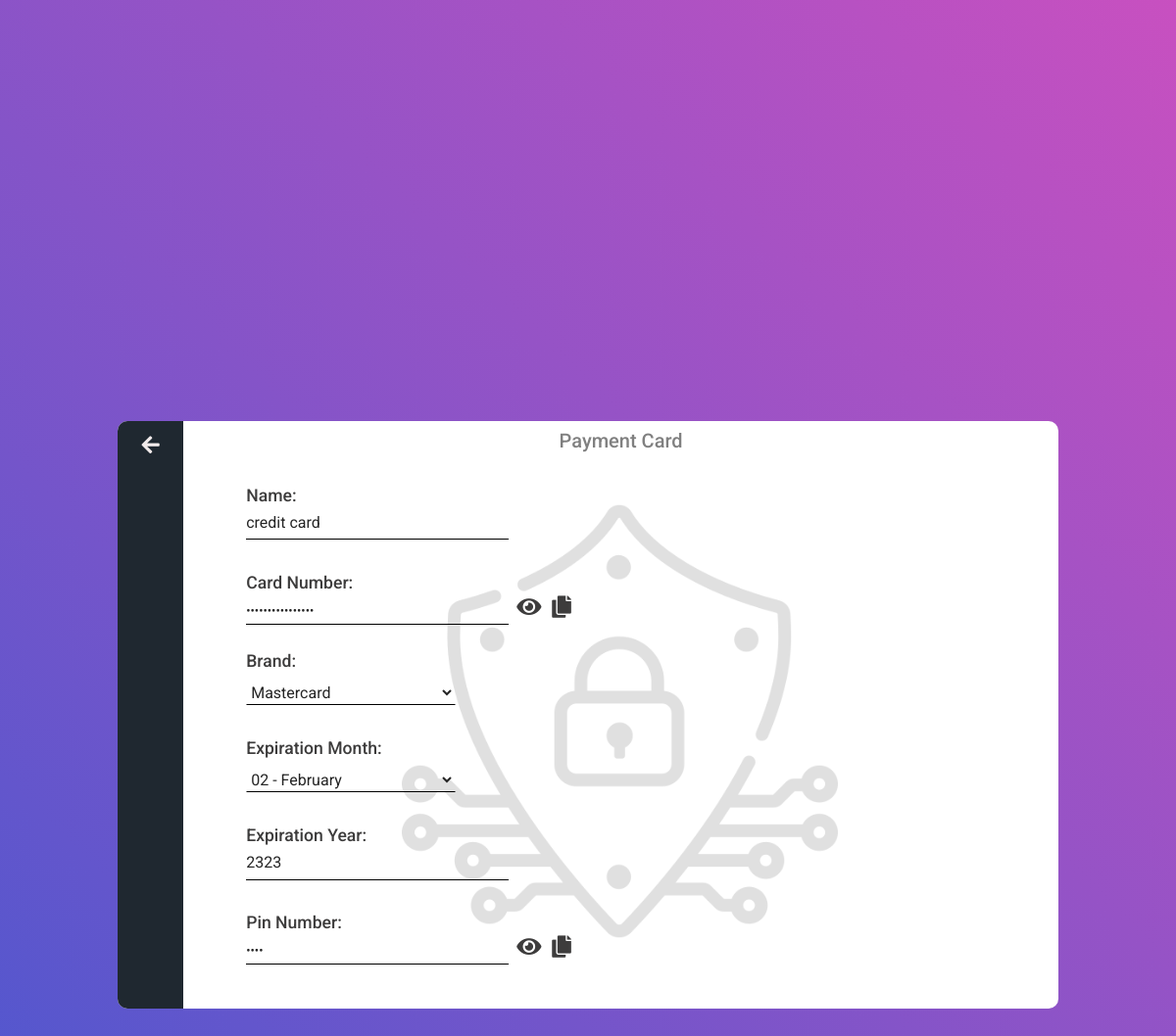
/updatecredit/10 (signed in), run on the app's committed database.
### task/models.py (models this page shows)
class MyUser(models.Model):
    user = models.ForeignKey(User, on_delete=models.CASCADE, related_name="loginpass", default=None, null=True)
    name = models.CharField(max_length=120)
    updated = models.DateField(auto_now=True)

class CreditPass(MyUser):
    card_choices = (
        ('Rupay', 'Rupay'),
        ('Visa', 'Visa'),
        ('Mastercard', 'Mastercard'),
        ('American Express', 'American Express'),
        ('Maestro', 'Maestro'),
        ('UnionPay', 'UnionPay'),
        ('Other', 'Other')
    )
    month_choices = (
        ('01 - January','01 - January'),
        ('02 - February','02 - February'),
        ('03 - March','03 - March'),
        ('04 - April','04 - April'),
        ('05 - May','05 - May'),
        ('06 - June','06 - June'),
        ('07 - July','07 - July'),
        ('08 - August','08 - August'),
        ('09 - September','09 - September'),
        ('10 - October','10 - October'),
        ('11 - November','11 - November'),
        ('12 - December','12 - December'),
    )
    number = models.BinaryField(null=True)
    brand = models.CharField(max_length=120, null=True, choices=card_choices)
    expirationmonth = models.CharField(max_length=120, null=True, choices=month_choices)
    expirationyear = models.PositiveIntegerField(null=True,validators=myvalidators)
    pin = models.BinaryField(null=True)
    cvv = models.BinaryField(null=True)

### task/views.py (the view, shortened to what this page needs)
# urls.py: path('updatecredit/<str:my_id>', updatecredit_view, name="updatecredit"),
@login_required(login_url='login')
def updatecredit_view(request, my_id):
    obj = CreditPass.objects.get(id = my_id)
    form = CreditStoreForm(request.POST or None, instance=obj)
    storednumber = dehashit(obj.number)
    storedpin = dehashit(obj.pin)
    storedcvv = dehashit(obj.cvv)
    updated = obj.updated
    thisuserobj = CreditPass.objects.filter(user=request.user)
    check = checker(thisuserobj, my_id)
    if not check:
        return redirect('login')
    context={
        'form': form,
        'storednumber': storednumber,
        'storedpin': storedpin,
        'storedcvv': storedcvv,
        'updated': updated,
    }
    return render(request, 'updatecredit.html', context)

### task/forms.py
class CreditStoreForm(forms.ModelForm):
    class Meta:
        model = CreditPass
        fields = [
            'name',
            'brand',
            'expirationmonth',
            'expirationyear'
        ]

### task/views.py (called while the page is built)
def dehashit(getpassword):
    if getpassword==None:
        return ""
    passwordkey = b'qdPos09GPxOnR0Idcr9wauE5_8I3w3fWc_U2W7Wgl6c='
    ferkey=Fernet(passwordkey)
    decoded_in_binary=ferkey.decrypt(getpassword)
    decmessage=decoded_in_binary.decode()
    return decmessage

def checker(obj, my_id):
    check = False
    for i in obj:
        if str(i.id) == my_id:
            check=True
    return check

### templates/updatecredit.html (shortened to what this page needs)
{% extends 'credit-login-notes/content.html' %}
{% block content %}
<div class="heading">
    <h5>Payment Card</h5>
</div>
<div class="contentwrapper">
    <form action="" method="POST">{% csrf_token %}
        <h6>Name:</h6>
        {{ form.name }}
        <h6>Card Number:</h6>
        <input type="password" name="getnumber" value="{{ storednumber }}" min="1000,0000,0000,0000" max="9999999999999999" required id="thisnumber">
        <span class="icons" onclick="shownumber()"><i class="fas fa-eye"></i></span>
        <span class="icons" onclick="copynumber()"><i class="fas fa-copy"></i></span>
        <h6>Brand:</h6>
        {{ form.brand }}
        <h6>Expiration Month:</h6>
        {{ form.expirationmonth }}
        <h6>Expiration Year:</h6>
        {{ form.expirationyear }}
        <h6>Pin Number:</h6>
        <input type="password" name="getpin" value="{{ storedpin }}" min="1000" max="9999" required id="thispin">
        <span class="icons" onclick="showpin()"><i class="fas fa-eye"></i></span>
        <span class="icons" onclick="copypin()"><i class="fas fa-copy"></i></span>
    </form>
</div>
{% endblock content %}

### static/login/css/main.css (style rules this page uses)
* { margin: 0px; padding: 0px; box-sizing: border-box; }
body, html { height: 100%; font-family: 'Poppins', sans-serif; }
h1,h2,h3,h4,h5,h6 { margin: 0px; }
input { outline: none; border: none; }

### static/mycss/content.css (style rules this page uses)
html, body { margin: 0; padding: 0; }
.content h6 { text-transform: capitalize; font-size: 1.1rem; color: rgb(61, 60, 60); margin-top: 0.1em; }
.heading { text-transform: capitalize; text-align: center; padding: 0.5em; color: gray; }
.contentwrapper { height: 89%; padding: 1.5em 4em; position: relative; overflow-y: scroll; scrollbar-width: thin; }
.icons i { font-size: 1.4rem; padding: 0.1em; color: rgb(61, 60, 60); cursor: pointer; margin-left: 0.1em; }
input { background-color: transparent; padding: 0.3em 0em; border-bottom: 1px solid black; text-decoration: none; margin-bottom: 2em; width: 35%; color: rgb(37, 37, 37); }
input[type="password"] { font-size: 0.8rem; }
select { background-color: transparent; padding: 0.1em 0em; border-color: transparent; border-bottom: 1px solid black; text-decoration: none; margin-bottom: 2em; margin-top: 0.5em; width: 28%; color: rgb(37, 37, 37); }
option { background-color: transparent; font-size: 0.9rem; padding: 0; margin: 0; }

### templates/credit-login-notes/content.html (style rules this page uses)
body { font-family: 'Roboto', sans-serif; }

### data on the page
MyUser: name "credit card"
CreditPass: brand "Mastercard", expirationmonth "02 - February", expirationyear "2323"
